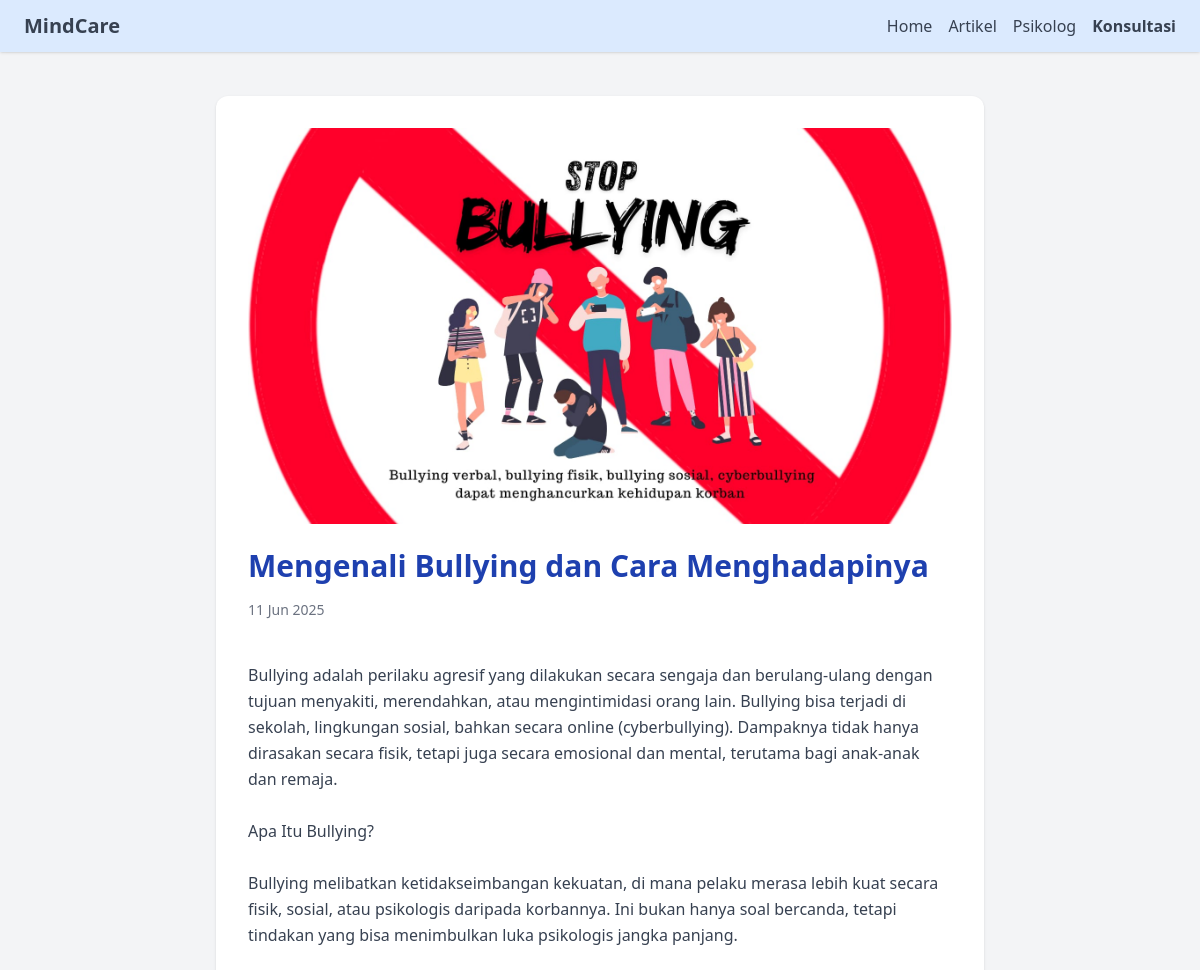
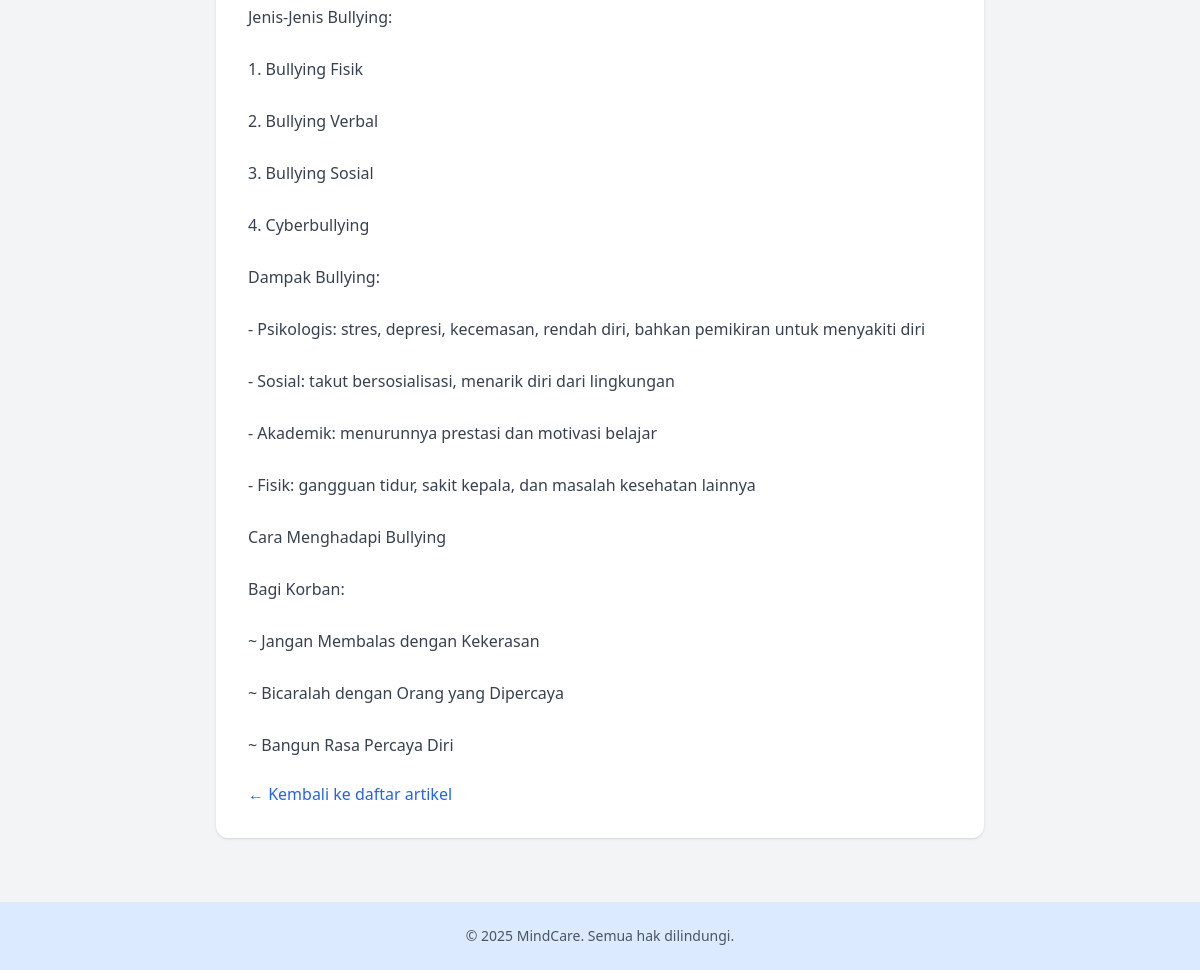
/artikel_detail.php?id=5, run on the app's committed database (2 pictures, top to bottom).
### tables this page shows
CREATE TABLE `artikel` (
  `id` int(11) NOT NULL,
  `judul` varchar(255) NOT NULL,
  `isi` text NOT NULL,
  `created_at` datetime DEFAULT current_timestamp()
);

### artikel_detail.php (the view, shortened to what this page needs)
<?php
include 'koneksi.php';
$id = $_GET['id'] ?? null;
$stmt = $conn->prepare("SELECT judul, isi, created_at FROM artikel WHERE id = ?");
$stmt->bind_param("i", $id);
$stmt->execute();
$result = $stmt->get_result();
$data = $result->fetch_assoc();
$gambar = '';
switch ($id) {
    case 5:
        $gambar = 'gambar/foto5.jpg';
        break;
}
?>
<!DOCTYPE html>
<html lang="id">
<head>
  <script src="https://cdn.tailwindcss.com"></script>
</head>
<body class="bg-gray-100">
  <header class="bg-blue-100 text-gray-700 w-full fixed top-0 left-0 z-50 shadow">
    <div class="max-w-screen-xl mx-auto flex justify-between items-center px-4 sm:px-6 py-3">
      <a href="index.php" class="font-bold text-xl">MindCare</a>
      <nav class="hidden sm:flex space-x-4">
        <a href="index.php" class="hover:underline">Home</a>
        <a href="artikel.php" class="hover:underline">Artikel</a>
        <a href="psikolog.php" class="hover:underline">Psikolog</a>
        <a href="konsultasi.php" class="hover:underline font-semibold">Konsultasi</a>
      </nav>
    </div>
  </header>
  <main class="pt-24 px-4 sm:px-6">
    <div class="max-w-screen-md mx-auto bg-white p-6 sm:p-8 rounded-xl shadow">
      <img src="<?= htmlspecialchars($gambar) ?>" alt="Gambar Artikel" class="rounded-lg w-full mb-6">
      <h1 class="text-2xl sm:text-3xl font-bold text-blue-800 mb-4"><?= htmlspecialchars($data['judul']) ?></h1>
      <p class="text-gray-500 text-sm mb-4"><?= date('d M Y', strtotime($data['created_at'])) ?></p>
      <div class="text-gray-700 leading-relaxed whitespace-pre-line text-base">
        <?= nl2br(htmlspecialchars($data['isi'])) ?>
      </div>
      <a href="artikel.php" class="inline-block mt-6 text-blue-600 hover:underline">← Kembali ke daftar artikel</a>
    </div>
  </main>
  <footer class="bg-blue-100 text-gray-600 text-center text-sm py-6 mt-16">
    <p>&copy; <?= date('Y') ?> MindCare. Semua hak dilindungi.</p>
  </footer>
</body>
</html>

### data on the page
artikel: judul "Mengenali Bullying dan Cara Menghadapinya", created_at "11 Jun 2025", isi "Bullying adalah perilaku agresif yang dilakukan secara sengaja dan berulang-ulang dengan tujuan menyakiti, merendahkan, atau mengintimidasi orang lain. Bullying bisa terjadi di sekolah, lingkungan sosial, bahkan secara online (cyberbullying). Dampaknya tidak hanya dirasakan secara fisik, tetapi juga secara emosional dan mental, terutama bagi anak-anak dan remaja. Apa Itu Bullying? Bullying melibatkan ketidakseimbangan kekuatan, di mana pelaku merasa lebih kuat secara fisik, sosial, atau psikologis daripada korbannya. Ini bukan hanya soal bercanda, tetapi tindakan yang bisa menimbulkan luka psikologis jangka panjang. Jenis-Jenis Bullying: 1. Bullying Fisik 2. Bullying Verbal 3. Bullying…"
